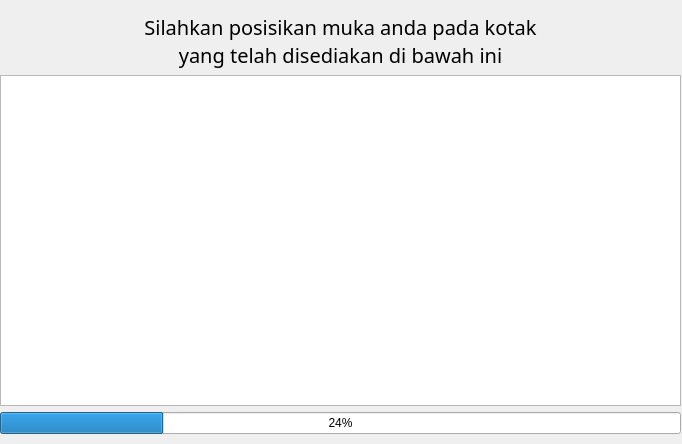
<?xml version="1.0" encoding="UTF-8"?>
<ui version="4.0">
 <class>MainWindow</class>
 <widget class="QWidget" name="MainWindow">
  <property name="geometry">
   <rect>
    <x>0</x>
    <y>0</y>
    <width>682</width>
    <height>444</height>
   </rect>
  </property>
  <property name="windowTitle">
   <string>anANTara</string>
  </property>
  <widget class="QStackedWidget" name="StackedWidget">
   <property name="geometry">
    <rect>
     <x>0</x>
     <y>0</y>
     <width>681</width>
     <height>441</height>
    </rect>
   </property>
   <property name="currentIndex">
    <number>3</number>
   </property>
   <widget class="QWidget" name="WelcomePage">
    <widget class="QWidget" name="">
     <property name="geometry">
      <rect>
       <x>0</x>
       <y>170</y>
       <width>681</width>
       <height>115</height>
      </rect>
     </property>
     <layout class="QVBoxLayout" name="verticalLayout">
      <property name="sizeConstraint">
       <enum>QLayout::SetMaximumSize</enum>
      </property>
      <item>
       <widget class="QLabel" name="label">
        <property name="font">
         <font>
          <family>Cascadia Code</family>
          <pointsize>15</pointsize>
         </font>
        </property>
        <property name="text">
         <string>&lt;!DOCTYPE HTML PUBLIC &quot;-//W3C//DTD HTML 4.0//EN&quot; &quot;http://www.w3.org/TR/REC-html40/strict.dtd&quot;&gt;
&lt;html&gt;&lt;head&gt;&lt;meta name=&quot;qrichtext&quot; content=&quot;1&quot; /&gt;&lt;style type=&quot;text/css&quot;&gt;
p, li { white-space: pre-wrap; }
&lt;/style&gt;&lt;/head&gt;&lt;body style=&quot; font-family:'Cascadia Code'; font-size:15pt; font-weight:400; font-style:normal;&quot;&gt;
&lt;p align=&quot;center&quot; style=&quot; margin-top:0px; margin-bottom:0px; margin-left:0px; margin-right:0px; -qt-block-indent:0; text-indent:0px;&quot;&gt;Selamat datang di &lt;span style=&quot; font-weight:600;&quot;&gt;anANTara &lt;/span&gt;&lt;/p&gt;
&lt;p align=&quot;center&quot; style=&quot; margin-top:0px; margin-bottom:0px; margin-left:0px; margin-right:0px; -qt-block-indent:0; text-indent:0px;&quot;&gt;(AI-based Social Assistance Vending Machine)&lt;/p&gt;&lt;/body&gt;&lt;/html&gt;</string>
        </property>
        <property name="textFormat">
         <enum>Qt::RichText</enum>
        </property>
        <property name="wordWrap">
         <bool>true</bool>
        </property>
        <property name="textInteractionFlags">
         <set>Qt::NoTextInteraction</set>
        </property>
       </widget>
      </item>
      <item>
       <layout class="QHBoxLayout" name="horizontalLayout_2">
        <item>
         <spacer name="horizontalSpacer">
          <property name="orientation">
           <enum>Qt::Horizontal</enum>
          </property>
          <property name="sizeHint" stdset="0">
           <size>
            <width>40</width>
            <height>20</height>
           </size>
          </property>
         </spacer>
        </item>
        <item>
         <widget class="QPushButton" name="StartButton">
          <property name="font">
           <font>
            <pointsize>20</pointsize>
           </font>
          </property>
          <property name="text">
           <string>Mulai</string>
          </property>
         </widget>
        </item>
        <item>
         <spacer name="horizontalSpacer_2">
          <property name="orientation">
           <enum>Qt::Horizontal</enum>
          </property>
          <property name="sizeHint" stdset="0">
           <size>
            <width>40</width>
            <height>20</height>
           </size>
          </property>
         </spacer>
        </item>
       </layout>
      </item>
     </layout>
    </widget>
   </widget>
   <widget class="QWidget" name="IdentityScanPage">
    <widget class="QWidget" name="">
     <property name="geometry">
      <rect>
       <x>0</x>
       <y>100</y>
       <width>681</width>
       <height>211</height>
      </rect>
     </property>
     <layout class="QVBoxLayout" name="verticalLayout_3">
      <item>
       <widget class="QLabel" name="label_2">
        <property name="font">
         <font>
          <family>Cascadia Code</family>
          <pointsize>15</pointsize>
         </font>
        </property>
        <property name="text">
         <string>&lt;!DOCTYPE HTML PUBLIC &quot;-//W3C//DTD HTML 4.0//EN&quot; &quot;http://www.w3.org/TR/REC-html40/strict.dtd&quot;&gt;
&lt;html&gt;&lt;head&gt;&lt;meta name=&quot;qrichtext&quot; content=&quot;1&quot; /&gt;&lt;style type=&quot;text/css&quot;&gt;
p, li { white-space: pre-wrap; }
&lt;/style&gt;&lt;/head&gt;&lt;body style=&quot; font-family:'Cascadia Code'; font-size:15pt; font-weight:400; font-style:normal;&quot;&gt;
&lt;p align=&quot;center&quot; style=&quot; margin-top:0px; margin-bottom:0px; margin-left:0px; margin-right:0px; -qt-block-indent:0; text-indent:0px;&quot;&gt;Silahkan masukkan KTP anda kedalam lubang&lt;/p&gt;
&lt;p align=&quot;center&quot; style=&quot; margin-top:0px; margin-bottom:0px; margin-left:0px; margin-right:0px; -qt-block-indent:0; text-indent:0px;&quot;&gt; yang telah disediakan dibawah monitor ini&lt;/p&gt;
&lt;p align=&quot;center&quot; style=&quot;-qt-paragraph-type:empty; margin-top:0px; margin-bottom:0px; margin-left:0px; margin-right:0px; -qt-block-indent:0; text-indent:0px;&quot;&gt;&lt;br /&gt;&lt;/p&gt;
&lt;p align=&quot;center&quot; style=&quot;-qt-paragraph-type:empty; margin-top:0px; margin-bottom:0px; margin-left:0px; margin-right:0px; -qt-block-indent:0; text-indent:0px;&quot;&gt;&lt;br /&gt;&lt;/p&gt;
&lt;p align=&quot;center&quot; style=&quot; margin-top:0px; margin-bottom:0px; margin-left:0px; margin-right:0px; -qt-block-indent:0; text-indent:0px;&quot;&gt;Lalu klik pada tombol berikut &lt;/p&gt;
&lt;p align=&quot;center&quot; style=&quot; margin-top:0px; margin-bottom:0px; margin-left:0px; margin-right:0px; -qt-block-indent:0; text-indent:0px;&quot;&gt;untuk memulai pemindaian kartunya&lt;/p&gt;&lt;/body&gt;&lt;/html&gt;</string>
        </property>
        <property name="textFormat">
         <enum>Qt::RichText</enum>
        </property>
        <property name="wordWrap">
         <bool>true</bool>
        </property>
        <property name="textInteractionFlags">
         <set>Qt::NoTextInteraction</set>
        </property>
       </widget>
      </item>
      <item>
       <layout class="QHBoxLayout" name="horizontalLayout_3">
        <item>
         <spacer name="horizontalSpacer_3">
          <property name="orientation">
           <enum>Qt::Horizontal</enum>
          </property>
          <property name="sizeHint" stdset="0">
           <size>
            <width>40</width>
            <height>20</height>
           </size>
          </property>
         </spacer>
        </item>
        <item>
         <widget class="QPushButton" name="ScanButton">
          <property name="font">
           <font>
            <pointsize>20</pointsize>
           </font>
          </property>
          <property name="text">
           <string>Pindai Kartu</string>
          </property>
         </widget>
        </item>
        <item>
         <spacer name="horizontalSpacer_4">
          <property name="orientation">
           <enum>Qt::Horizontal</enum>
          </property>
          <property name="sizeHint" stdset="0">
           <size>
            <width>40</width>
            <height>20</height>
           </size>
          </property>
         </spacer>
        </item>
       </layout>
      </item>
     </layout>
    </widget>
   </widget>
   <widget class="QWidget" name="VerificationPage">
    <widget class="QWidget" name="layoutWidget">
     <property name="geometry">
      <rect>
       <x>0</x>
       <y>60</y>
       <width>681</width>
       <height>251</height>
      </rect>
     </property>
     <layout class="QVBoxLayout" name="verticalLayout_5">
      <item>
       <layout class="QHBoxLayout" name="horizontalLayout_6">
        <item>
         <widget class="QLabel" name="SuccessText">
          <property name="font">
           <font>
            <family>Cascadia Code</family>
            <pointsize>15</pointsize>
           </font>
          </property>
          <property name="text">
           <string>&lt;!DOCTYPE HTML PUBLIC &quot;-//W3C//DTD HTML 4.0//EN&quot; &quot;http://www.w3.org/TR/REC-html40/strict.dtd&quot;&gt;
&lt;html&gt;&lt;head&gt;&lt;meta name=&quot;qrichtext&quot; content=&quot;1&quot; /&gt;&lt;style type=&quot;text/css&quot;&gt;
p, li { white-space: pre-wrap; }
&lt;/style&gt;&lt;/head&gt;&lt;body style=&quot; font-family:'Cascadia Code'; font-size:15pt; font-weight:400; font-style:normal;&quot;&gt;
&lt;p align=&quot;center&quot; style=&quot; margin-top:0px; margin-bottom:0px; margin-left:0px; margin-right:0px; -qt-block-indent:0; text-indent:0px;&quot;&gt;Selamat, anda telah teridentifikasi sebagai&lt;/p&gt;
&lt;p align=&quot;center&quot; style=&quot; margin-top:0px; margin-bottom:0px; margin-left:0px; margin-right:0px; -qt-block-indent:0; text-indent:0px;&quot;&gt;{{ receipient }}&lt;/p&gt;
&lt;p align=&quot;center&quot; style=&quot;-qt-paragraph-type:empty; margin-top:0px; margin-bottom:0px; margin-left:0px; margin-right:0px; -qt-block-indent:0; text-indent:0px;&quot;&gt;&lt;br /&gt;&lt;/p&gt;
&lt;p align=&quot;center&quot; style=&quot; margin-top:0px; margin-bottom:0px; margin-left:0px; margin-right:0px; -qt-block-indent:0; text-indent:0px;&quot;&gt;Dan berhak untuk mendapatkan bantuan&lt;/p&gt;
&lt;p align=&quot;center&quot; style=&quot; margin-top:0px; margin-bottom:0px; margin-left:0px; margin-right:0px; -qt-block-indent:0; text-indent:0px;&quot;&gt;sosial yang telah disediakan&lt;/p&gt;&lt;/body&gt;&lt;/html&gt;</string>
          </property>
          <property name="textFormat">
           <enum>Qt::RichText</enum>
          </property>
          <property name="wordWrap">
           <bool>true</bool>
          </property>
          <property name="textInteractionFlags">
           <set>Qt::NoTextInteraction</set>
          </property>
         </widget>
        </item>
        <item>
         <widget class="QLabel" name="FailedText">
          <property name="font">
           <font>
            <family>Cascadia Code</family>
            <pointsize>15</pointsize>
           </font>
          </property>
          <property name="text">
           <string>&lt;!DOCTYPE HTML PUBLIC &quot;-//W3C//DTD HTML 4.0//EN&quot; &quot;http://www.w3.org/TR/REC-html40/strict.dtd&quot;&gt;
&lt;html&gt;&lt;head&gt;&lt;meta name=&quot;qrichtext&quot; content=&quot;1&quot; /&gt;&lt;style type=&quot;text/css&quot;&gt;
p, li { white-space: pre-wrap; }
&lt;/style&gt;&lt;/head&gt;&lt;body style=&quot; font-family:'Cascadia Code'; font-size:15pt; font-weight:400; font-style:normal;&quot;&gt;
&lt;p align=&quot;center&quot; style=&quot; margin-top:0px; margin-bottom:0px; margin-left:0px; margin-right:0px; -qt-block-indent:0; text-indent:0px;&quot;&gt;Maaf, anda telah teridentifikasi sebagai&lt;/p&gt;
&lt;p align=&quot;center&quot; style=&quot; margin-top:0px; margin-bottom:0px; margin-left:0px; margin-right:0px; -qt-block-indent:0; text-indent:0px;&quot;&gt;{{ receipient }}&lt;/p&gt;
&lt;p align=&quot;center&quot; style=&quot;-qt-paragraph-type:empty; margin-top:0px; margin-bottom:0px; margin-left:0px; margin-right:0px; -qt-block-indent:0; text-indent:0px;&quot;&gt;&lt;br /&gt;&lt;/p&gt;
&lt;p align=&quot;center&quot; style=&quot; margin-top:0px; margin-bottom:0px; margin-left:0px; margin-right:0px; -qt-block-indent:0; text-indent:0px;&quot;&gt;Akan tetapi anda tidak berhak untuk&lt;/p&gt;
&lt;p align=&quot;center&quot; style=&quot; margin-top:0px; margin-bottom:0px; margin-left:0px; margin-right:0px; -qt-block-indent:0; text-indent:0px;&quot;&gt;mendapatkan bantuan sosial yang telah disediakan&lt;/p&gt;&lt;/body&gt;&lt;/html&gt;</string>
          </property>
          <property name="textFormat">
           <enum>Qt::RichText</enum>
          </property>
          <property name="wordWrap">
           <bool>true</bool>
          </property>
          <property name="textInteractionFlags">
           <set>Qt::NoTextInteraction</set>
          </property>
         </widget>
        </item>
       </layout>
      </item>
      <item>
       <layout class="QHBoxLayout" name="horizontalLayout_5">
        <item>
         <spacer name="horizontalSpacer_7">
          <property name="orientation">
           <enum>Qt::Horizontal</enum>
          </property>
          <property name="sizeHint" stdset="0">
           <size>
            <width>40</width>
            <height>20</height>
           </size>
          </property>
         </spacer>
        </item>
        <item>
         <widget class="QPushButton" name="NextButton">
          <property name="font">
           <font>
            <pointsize>20</pointsize>
           </font>
          </property>
          <property name="text">
           <string>Lanjutkan</string>
          </property>
         </widget>
        </item>
        <item>
         <widget class="QPushButton" name="BackButton">
          <property name="font">
           <font>
            <pointsize>20</pointsize>
           </font>
          </property>
          <property name="text">
           <string>Kembali</string>
          </property>
         </widget>
        </item>
        <item>
         <spacer name="horizontalSpacer_8">
          <property name="orientation">
           <enum>Qt::Horizontal</enum>
          </property>
          <property name="sizeHint" stdset="0">
           <size>
            <width>40</width>
            <height>20</height>
           </size>
          </property>
         </spacer>
        </item>
       </layout>
      </item>
     </layout>
    </widget>
   </widget>
   <widget class="QWidget" name="PhotoScanPage">
    <widget class="QWidget" name="">
     <property name="geometry">
      <rect>
       <x>0</x>
       <y>13</y>
       <width>681</width>
       <height>421</height>
      </rect>
     </property>
     <layout class="QVBoxLayout" name="verticalLayout_6">
      <item>
       <widget class="QLabel" name="label_4">
        <property name="font">
         <font>
          <family>Cascadia Code</family>
          <pointsize>15</pointsize>
         </font>
        </property>
        <property name="text">
         <string>&lt;!DOCTYPE HTML PUBLIC &quot;-//W3C//DTD HTML 4.0//EN&quot; &quot;http://www.w3.org/TR/REC-html40/strict.dtd&quot;&gt;
&lt;html&gt;&lt;head&gt;&lt;meta name=&quot;qrichtext&quot; content=&quot;1&quot; /&gt;&lt;style type=&quot;text/css&quot;&gt;
p, li { white-space: pre-wrap; }
&lt;/style&gt;&lt;/head&gt;&lt;body style=&quot; font-family:'Cascadia Code'; font-size:15pt; font-weight:400; font-style:normal;&quot;&gt;
&lt;p align=&quot;center&quot; style=&quot; margin-top:0px; margin-bottom:0px; margin-left:0px; margin-right:0px; -qt-block-indent:0; text-indent:0px;&quot;&gt;Silahkan posisikan muka anda pada kotak&lt;/p&gt;
&lt;p align=&quot;center&quot; style=&quot; margin-top:0px; margin-bottom:0px; margin-left:0px; margin-right:0px; -qt-block-indent:0; text-indent:0px;&quot;&gt;yang telah disediakan di bawah ini&lt;/p&gt;&lt;/body&gt;&lt;/html&gt;</string>
        </property>
        <property name="textFormat">
         <enum>Qt::RichText</enum>
        </property>
        <property name="wordWrap">
         <bool>true</bool>
        </property>
        <property name="textInteractionFlags">
         <set>Qt::NoTextInteraction</set>
        </property>
       </widget>
      </item>
      <item>
       <widget class="QGraphicsView" name="ImageViewer"/>
      </item>
      <item>
       <widget class="QProgressBar" name="ScanLoader">
        <property name="value">
         <number>24</number>
        </property>
       </widget>
      </item>
     </layout>
    </widget>
   </widget>
  </widget>
 </widget>
 <resources/>
 <connections/>
</ui>
